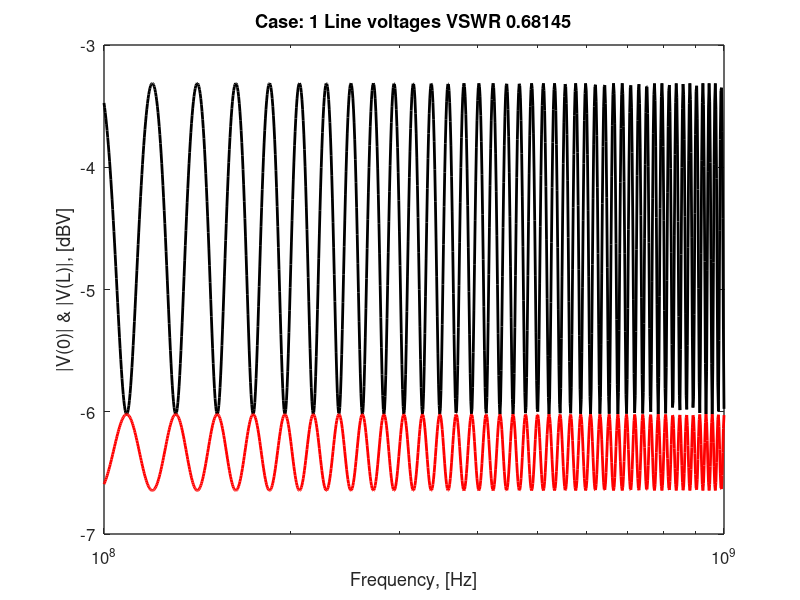
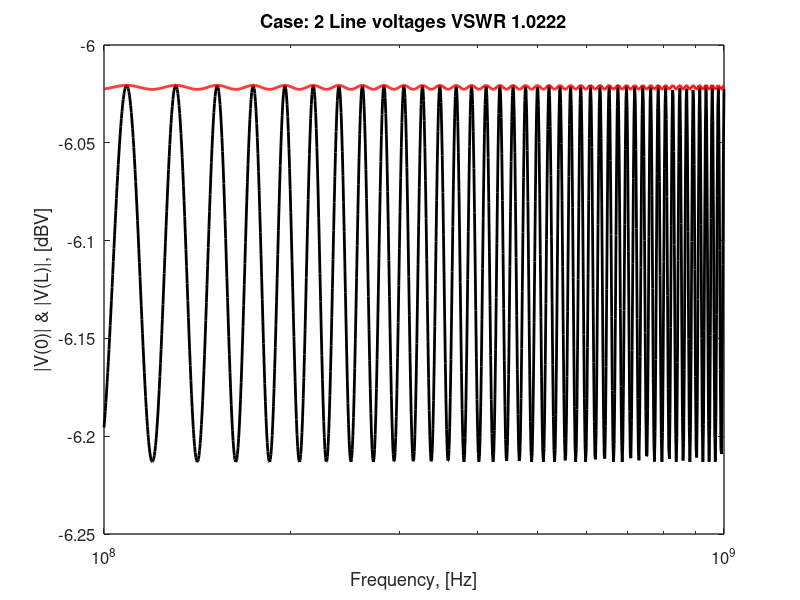
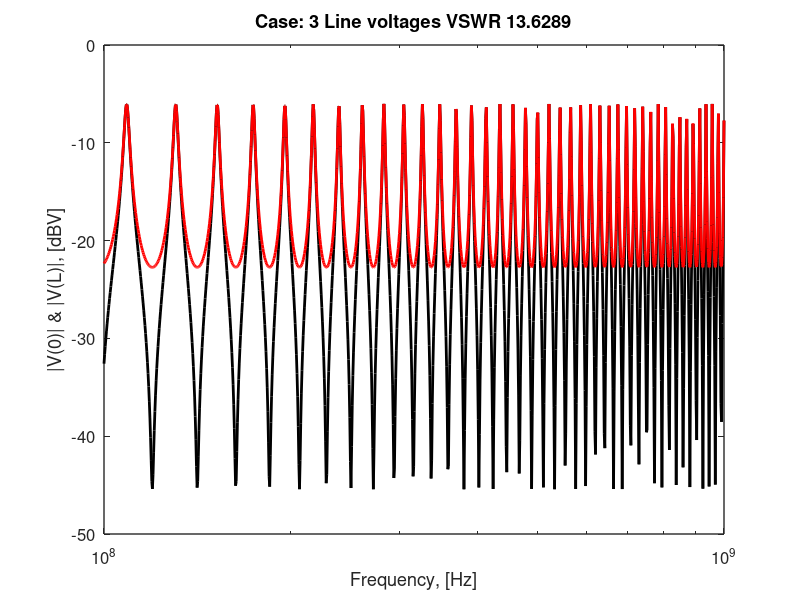

The MATLAB script that drew these images, in order:
% Data provided:
Vs = 1; %source Voltage
f = logspace(8,9,1000); %frequency interval
w = 2*pi*f; %omega
l = 0.3372797e-6; % per unit inductance
c = 62.649e-12; %per unit Capacitance
L = 5; %length of transmission line
%Line parameters:
Zc = sqrt(l/c); % Chracteristic impedence
v = 1/sqrt(l*c); %Velocity
beta = w./v; %phase
gamma= j*beta; %propagation constant
%Chain Parameters
phi11 = cosh(gamma.*L);
phi21= -sinh(gamma.*L)./Zc;
phi12= Zc.*-sinh(gamma.*L);
phi22= phi11;
%Ploting line voltages:
for i=1:1:3
figure
if i==1 % Case A
ZS = 50;
ZL = 50;
end
if i==2 % Case B
ZL = 75;
ZS = 75;
end
if i ==3 % Case C
ZL = 1000;
ZS = 1000;
end
% Calculations
I0 = ((phi11 - ZL.* phi21) .* Vs)./((ZL+ZS).* phi11 - phi12 - ZL .* phi21 .* ZS); V0 = Vs - ZS .* I0;
VL = phi11 .* V0 + phi12 .* I0;
RC=(ZL-Zc)/(ZL+Zc);%reflection coefficient
VSWR=(1+RC)/(1-RC); % Voltage standing wave ratio
fig=semilogx( f, 20*log10(abs(V0)) ,'k', f, 20*log10(abs(VL)) ,'r');
set(gca, 'FontSize',12,'LineWidth',1);
set(fig,'LineWidth', 2);
xlabel('Frequency, [Hz]');
ylabel('|V(0)| & |V(L)|, [dBV]');
title(['Case: ' num2str(i) ' Line voltages VSWR ' num2str(VSWR)]);
end